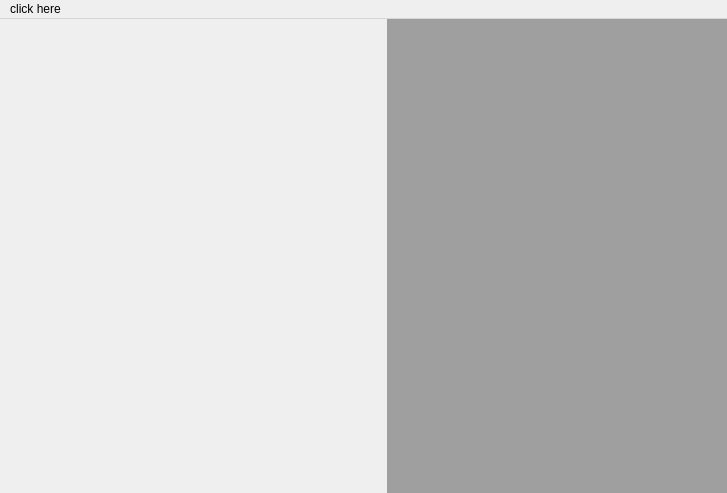
<?xml version="1.0" encoding="UTF-8"?>
<ui version="4.0">
 <class>MainWindow</class>
 <widget class="QMainWindow" name="MainWindow">
  <property name="geometry">
   <rect>
    <x>0</x>
    <y>0</y>
    <width>727</width>
    <height>493</height>
   </rect>
  </property>
  <property name="sizePolicy">
   <sizepolicy hsizetype="Maximum" vsizetype="Maximum">
    <horstretch>0</horstretch>
    <verstretch>0</verstretch>
   </sizepolicy>
  </property>
  <property name="windowTitle">
   <string>Main Qt Window</string>
  </property>
  <property name="dockNestingEnabled">
   <bool>true</bool>
  </property>
  <property name="unifiedTitleAndToolBarOnMac">
   <bool>true</bool>
  </property>
  <widget class="QWidget" name="centralwidget">
   <property name="sizePolicy">
    <sizepolicy hsizetype="Maximum" vsizetype="Maximum">
     <horstretch>0</horstretch>
     <verstretch>0</verstretch>
    </sizepolicy>
   </property>
   <layout class="QGridLayout" name="gridLayout">
    <property name="leftMargin">
     <number>20</number>
    </property>
    <property name="topMargin">
     <number>0</number>
    </property>
    <property name="rightMargin">
     <number>0</number>
    </property>
    <property name="bottomMargin">
     <number>0</number>
    </property>
    <property name="spacing">
     <number>10</number>
    </property>
    <item row="0" column="1">
     <widget class="QMdiArea" name="mdiArea">
      <property name="sizePolicy">
       <sizepolicy hsizetype="Expanding" vsizetype="Expanding">
        <horstretch>1</horstretch>
        <verstretch>0</verstretch>
       </sizepolicy>
      </property>
      <property name="minimumSize">
       <size>
        <width>340</width>
        <height>240</height>
       </size>
      </property>
      <property name="sizeIncrement">
       <size>
        <width>50</width>
        <height>50</height>
       </size>
      </property>
      <property name="autoFillBackground">
       <bool>false</bool>
      </property>
      <property name="frameShape">
       <enum>QFrame::NoFrame</enum>
      </property>
      <property name="verticalScrollBarPolicy">
       <enum>Qt::ScrollBarAsNeeded</enum>
      </property>
      <property name="horizontalScrollBarPolicy">
       <enum>Qt::ScrollBarAsNeeded</enum>
      </property>
      <property name="sizeAdjustPolicy">
       <enum>QAbstractScrollArea::AdjustToContents</enum>
      </property>
      <property name="viewMode">
       <enum>QMdiArea::SubWindowView</enum>
      </property>
      <property name="tabPosition">
       <enum>QTabWidget::South</enum>
      </property>
     </widget>
    </item>
    <item row="0" column="0">
     <widget class="QWidget" name="ofWidget" native="true">
      <property name="sizePolicy">
       <sizepolicy hsizetype="Preferred" vsizetype="Preferred">
        <horstretch>3</horstretch>
        <verstretch>0</verstretch>
       </sizepolicy>
      </property>
      <layout class="QHBoxLayout" name="oflayout"/>
     </widget>
    </item>
   </layout>
  </widget>
  <widget class="QMenuBar" name="menubar">
   <property name="geometry">
    <rect>
     <x>0</x>
     <y>0</y>
     <width>727</width>
     <height>21</height>
    </rect>
   </property>
   <widget class="QMenu" name="menuFile">
    <property name="title">
     <string>click here</string>
    </property>
    <addaction name="actionAdd_OF_app"/>
   </widget>
   <addaction name="menuFile"/>
  </widget>
  <action name="actionAdd_OF_app">
   <property name="text">
    <string>add OF app</string>
   </property>
  </action>
  <action name="actionAdd_OF_app1">
   <property name="text">
    <string>add OF app1</string>
   </property>
  </action>
 </widget>
 <resources/>
 <connections/>
</ui>
